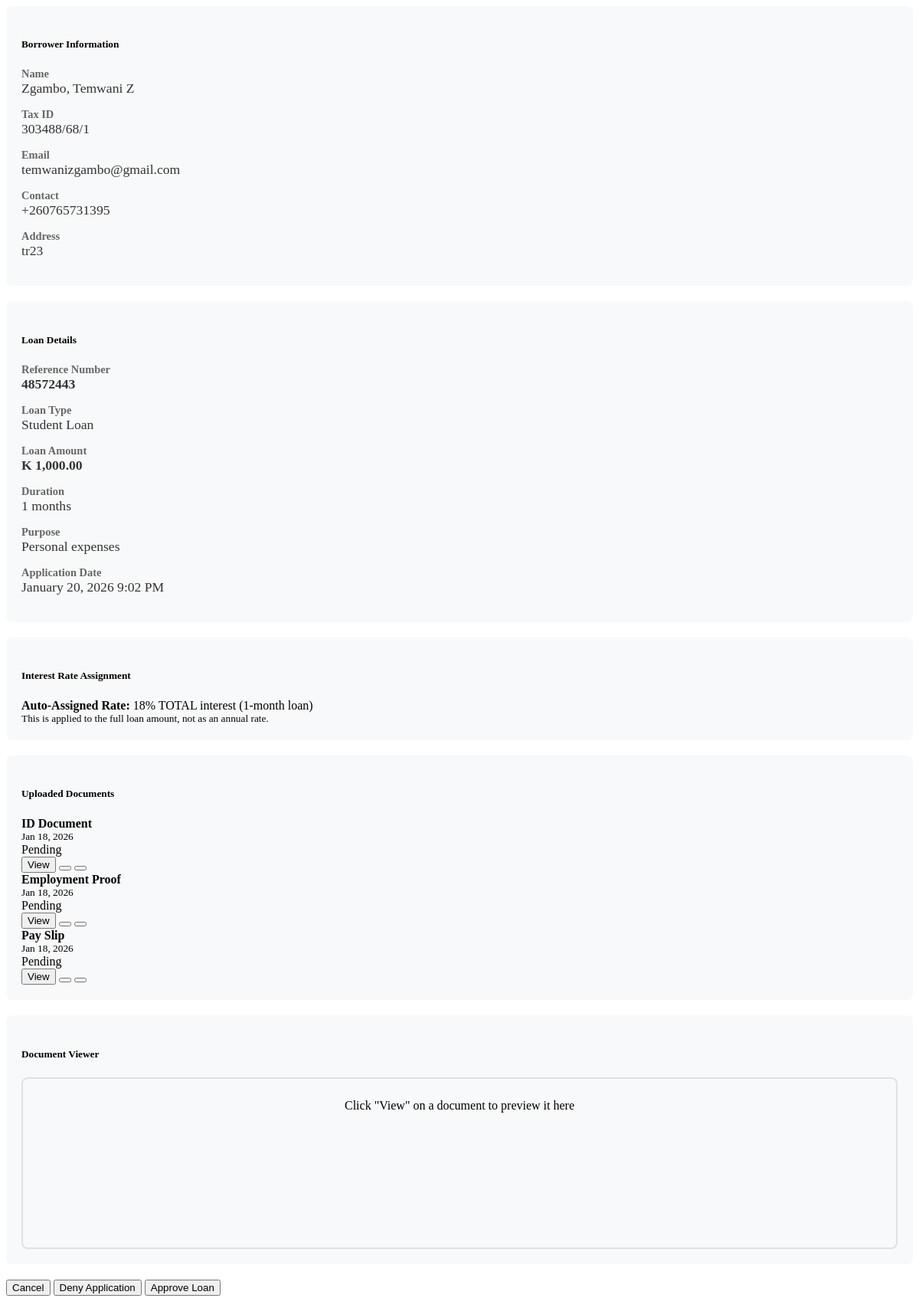
The page /loan_review_details.php?loan_id=10 (signed in) on the database its author committed.
### tables this page shows
CREATE TABLE `loan_list` (
  `id` int(30) NOT NULL,
  `ref_no` varchar(50) NOT NULL,
  `loan_type_id` int(30) NOT NULL,
  `borrower_id` int(30) NOT NULL,
  `purpose` text NOT NULL,
  `amount` double NOT NULL COMMENT 'Principal loan amount',
  `plan_id` int(30) NOT NULL,
  `status` tinyint(1) NOT NULL DEFAULT 0 COMMENT '0=pending, 1=approved, 2=released, 3=completed, 4=denied',
  `date_released` datetime DEFAULT NULL COMMENT 'Date loan was disbursed',
  `date_created` datetime NOT NULL DEFAULT current_timestamp(),
  `application_source` varchar(20) DEFAULT 'admin' COMMENT 'admin or customer',
  `application_status` tinyint(1) DEFAULT 0 COMMENT '0=draft, 1=submitted, 2=under_review, 3=approved, 4=denied',
  `reviewed_by` int(30) DEFAULT NULL COMMENT 'User ID of admin/staff who reviewed',
  `review_date` datetime DEFAULT NULL,
  `review_notes` text DEFAULT NULL,
  `denial_reason` text DEFAULT NULL,
  `interest_rate` decimal(5,2) DEFAULT 0.00 COMMENT 'TOTAL interest rate (not annual) - set by admin or 18% for 1-month',
  `total_interest` decimal(15,2) DEFAULT 0.00 COMMENT 'Principal * interest_rate%',
  `total_payable` decimal(15,2) DEFAULT 0.00 COMMENT 'Principal + Total Interest',
  `monthly_installment` decimal(15,2) DEFAULT 0.00 COMMENT 'Total Payable / Duration Months',
  `outstanding_balance` decimal(15,2) DEFAULT 0.00 COMMENT 'Remaining balance to be paid',
  `duration_months` int(11) DEFAULT 1 COMMENT 'Loan duration in months'
);

CREATE TABLE `borrowers` (
  `id` int(30) NOT NULL,
  `firstname` varchar(100) NOT NULL,
  `middlename` varchar(100) NOT NULL,
  `lastname` varchar(100) NOT NULL,
  `contact_no` varchar(30) NOT NULL,
  `address` text NOT NULL,
  `email` varchar(50) NOT NULL,
  `tax_id` varchar(50) NOT NULL,
  `username` varchar(100) DEFAULT NULL,
  `password` varchar(255) DEFAULT NULL,
  `status` tinyint(1) DEFAULT 1 COMMENT '0=inactive, 1=active',
  `email_verified` tinyint(1) DEFAULT 0,
  `date_created` int(11) NOT NULL,
  `last_updated` datetime DEFAULT NULL,
  `updated_by` int(30) DEFAULT NULL COMMENT 'User or self',
  `profile_complete` tinyint(1) DEFAULT 0 COMMENT '0=incomplete, 1=complete',
  `guarantor_name` varchar(255) DEFAULT NULL COMMENT 'Name of guarantor',
  `guarantor_contact` varchar(100) DEFAULT NULL COMMENT 'Guarantor contact number',
  `guarantor_address` text DEFAULT NULL COMMENT 'Guarantor address'
);

CREATE TABLE `loan_types` (
  `id` int(30) NOT NULL,
  `type_name` text NOT NULL,
  `description` text NOT NULL
);

CREATE TABLE `borrower_documents` (
  `id` int(30) NOT NULL,
  `borrower_id` int(30) NOT NULL,
  `document_type` varchar(50) NOT NULL COMMENT 'id, employment_proof, payslip',
  `file_name` varchar(255) NOT NULL,
  `file_path` varchar(255) NOT NULL,
  `file_size` int(11) NOT NULL,
  `upload_date` datetime NOT NULL DEFAULT current_timestamp(),
  `status` tinyint(1) DEFAULT 0 COMMENT '0=pending, 1=verified, 2=rejected',
  `verified_by` int(30) DEFAULT NULL COMMENT 'Admin/staff user ID',
  `verification_date` datetime DEFAULT NULL,
  `verification_notes` text DEFAULT NULL
);

### includes/helpers.php (called while the page is built, shortened)
<?php
function formatCurrency(float $amount): string {
    return AppConfig::CURRENCY_SYMBOL . ' ' . number_format($amount, 2);
}

### loan_review_details.php (the view, shortened to what this page needs)
<?php
include 'db_connect.php';
require_once 'includes/helpers.php';
$loan_id = $_GET['loan_id'] ?? 0;
$stmt = $conn->prepare("
    SELECT l.*,
        CONCAT(b.lastname, ', ', b.firstname, ' ', b.middlename) as borrower_name,
        b.email, b.contact_no, b.address, b.tax_id,
        lt.type_name, lt.description as type_description,
        lp.months as plan_months, lp.interest_percentage as plan_interest, lp.penalty_rate as plan_penalty
    FROM loan_list l
    INNER JOIN borrowers b ON l.borrower_id = b.id
    LEFT JOIN loan_types lt ON l.loan_type_id = lt.id
    LEFT JOIN loan_plan lp ON l.plan_id = lp.id
    WHERE l.id = ?
");
$stmt->bind_param("i", $loan_id);
$stmt->execute();
$loan = $stmt->get_result()->fetch_assoc();
$stmt = $conn->prepare("SELECT * FROM borrower_documents WHERE borrower_id = ? ORDER BY upload_date DESC");
$stmt->bind_param("i", $loan['borrower_id']);
$stmt->execute();
$documents = $stmt->get_result();
$duration_months = $loan['duration_months'] ?? 1;
$is_one_month_loan = ($duration_months == 1);
$needs_rate_assignment = (!$is_one_month_loan && ($loan['interest_rate'] ?? 0) == 0);
$auto_assigned_rate = $is_one_month_loan;
?>
<div class="container-fluid">
    <div class="row">
        <div class="col-md-6">
            <div class="info-section">
                <h5 class="mb-3"><i class="fa fa-user"></i> Borrower Information</h5>
                <div class="row">
                    <div class="col-md-6">
                        <div class="info-label">Name</div>
                        <div class="info-value"><?php echo $loan['borrower_name'] ?></div>
                    </div>
                    <div class="col-md-6">
                        <div class="info-label">Tax ID</div>
                        <div class="info-value"><?php echo $loan['tax_id'] ?? 'N/A' ?></div>
                    </div>
                    <div class="col-md-6">
                        <div class="info-label">Email</div>
                        <div class="info-value"><?php echo $loan['email'] ?></div>
                    </div>
                    <div class="col-md-6">
                        <div class="info-label">Contact</div>
                        <div class="info-value"><?php echo $loan['contact_no'] ?></div>
                    </div>
                    <div class="col-md-12">
                        <div class="info-label">Address</div>
                        <div class="info-value"><?php echo $loan['address'] ?? 'N/A' ?></div>
                    </div>
                </div>
            </div>
            <div class="info-section">
                <h5 class="mb-3"><i class="fa fa-file-contract"></i> Loan Details</h5>
                <div class="row">
                    <div class="col-md-6">
                        <div class="info-label">Reference Number</div>
                        <div class="info-value"><strong><?php echo $loan['ref_no'] ?></strong></div>
                    </div>
                    <div class="col-md-6">
                        <div class="info-label">Loan Type</div>
                        <div class="info-value"><?php echo $loan['type_name'] ?></div>
                    </div>
                    <div class="col-md-6">
                        <div class="info-label">Loan Amount</div>
                        <div class="info-value"><strong class="text-primary"><?php echo formatCurrency($loan['amount']) ?></strong></div>
                    </div>
                    <div class="col-md-6">
                        <div class="info-label">Duration</div>
                        <div class="info-value"><?php echo $loan['duration_months'] ?? 'N/A' ?> months</div>
                    </div>
                    <div class="col-md-12">
                        <div class="info-label">Purpose</div>
                        <div class="info-value"><?php echo nl2br(htmlspecialchars($loan['purpose'])) ?></div>
                    </div>
                    <div class="col-md-12">
                        <div class="info-label">Application Date</div>
                        <div class="info-value"><?php echo date('F d, Y g:i A', strtotime($loan['date_created'])) ?></div>
                    </div>
                </div>
            </div>
            <div class="info-section">
                <h5 class="mb-3"><i class="fa fa-percent"></i> Interest Rate Assignment</h5>
                <?php if($auto_assigned_rate): ?>
                    <div class="alert alert-success">
                        <strong>Auto-Assigned Rate:</strong> 18% TOTAL interest (1-month loan)
                        <br><small>This is applied to the full loan amount, not as an annual rate.</small>
                    </div>
                <?php else: ?>
                    <div class="alert alert-info">
                        <strong>Current Rate:</strong> <?php echo $loan['interest_rate'] ?? 0 ?>%
                    </div>
                <?php endif; ?>
            </div>
        </div>
        <div class="col-md-6">
            <div class="info-section">
                <h5 class="mb-3"><i class="fa fa-folder-open"></i> Uploaded Documents</h5>
                <?php if($documents->num_rows == 0): ?>
                    <div class="alert alert-warning">
                        <i class="fa fa-exclamation-triangle"></i> No documents uploaded yet
                    </div>
                <?php else: ?>
                    <?php while($doc = $documents->fetch_assoc()):
                        $status_class = ['pending' => 'warning', 'verified' => 'success', 'rejected' => 'danger'][$doc['status'] == 1 ? 'verified' : ($doc['status'] == 2 ? 'rejected' : 'pending')];
                        $status_text = ['0' => 'Pending', '1' => 'Verified', '2' => 'Rejected'][$doc['status']];
                        $doc_type_labels = ['id' => 'ID Document', 'employment_proof' => 'Employment Proof', 'payslip' => 'Pay Slip'];
                        $doc_type_label = $doc_type_labels[$doc['document_type']] ?? $doc['document_type'];
                    ?>
                    <div class="doc-card doc-status-<?php echo $status_text == 'Verified' ? 'verified' : ($status_text == 'Pending' ? 'pending' : 'rejected') ?>">
                        <div class="row align-items-center">
                            <div class="col-md-5">
                                <strong><?php echo $doc_type_label ?></strong><br>
                                <small class="text-muted"><?php echo date('M d, Y', strtotime($doc['upload_date'])) ?></small>
                            </div>
                            <div class="col-md-3">
                                <span class="badge badge-<?php echo $status_class ?>"><?php echo $status_text ?></span>
                            </div>
                            <div class="col-md-4 text-right">
                                <button class="btn btn-sm btn-info" onclick="viewDocument('<?php echo $doc['file_path'] ?>', '<?php echo $doc_type_label ?>')">
                                    <i class="fa fa-eye"></i> View
                                </button>
                                <?php if($doc['status'] == 0): ?>
                                <button class="btn btn-sm btn-success" onclick="verifyDocument(<?php echo $doc['id'] ?>)">
                                </button>
                                <button class="btn btn-sm btn-danger" onclick="rejectDocument(<?php echo $doc['id'] ?>)">
                                </button>
                                <?php endif; ?>
                            </div>
                        </div>
                    </div>
                    <?php endwhile; ?>
                <?php endif; ?>
            </div>
            <div class="info-section">
                <h5 class="mb-3"><i class="fa fa-file-image"></i> Document Viewer</h5>
                <div class="doc-viewer" id="doc-viewer">
                    <p class="text-muted mt-5">Click "View" on a document to preview it here</p>
                </div>
            </div>
        </div>
    </div>
    <div class="row mt-4">
        <div class="col-12">
            <div class="action-buttons text-right">
                <form id="review-action-form">
                    <button type="button" class="btn btn-secondary" data-dismiss="modal">
                        <i class="fa fa-times"></i> Cancel
                    </button>
                    <button type="button" class="btn btn-danger" onclick="denyLoan()">
                        <i class="fa fa-ban"></i> Deny Application
                    </button>
                    <button type="button" class="btn btn-success" onclick="approveLoan()" <?php echo $needs_rate_assignment ? 'id="approve-btn" disabled' : '' ?>>
                        <i class="fa fa-check"></i> Approve Loan
                    </button>
                </form>
            </div>
        </div>
    </div>
</div>

### loan_review_details.php (style rules this page uses)
.info-section { background: #f8f9fa; border-radius: 8px; padding: 20px; margin-bottom: 20px; }
.info-label { font-weight: 600; color: #666; font-size: 0.9rem; }
.info-value { font-size: 1.1rem; color: #333; margin-bottom: 15px; }
.doc-viewer { border: 2px solid #dee2e6; border-radius: 8px; padding: 10px; text-align: center; min-height: 200px; background: #f8f9fa; }

### rows shown on the page
loan_list: borrower.tax_id "303488/68/1", borrower.email "temwanizgambo@gmail.com", borrower.contact_no "+260765731395", borrower.address "tr23", ref_no "48572443", loan_type.type_name "Student Loan", amount "K 1,000.00", duration_months "1", purpose "Personal expenses", date_created "January 20, 2026 9:02 PM"
borrower_documents: document_type "ID Document", upload_date "Jan 18, 2026", status "Pending"
borrower_documents: document_type "Employment Proof", upload_date "Jan 18, 2026", status "Pending"
borrower_documents: document_type "Pay Slip", upload_date "Jan 18, 2026", status "Pending"

### other values the page prints
$loan['borrower_name'] "Zgambo, Temwani Z"
